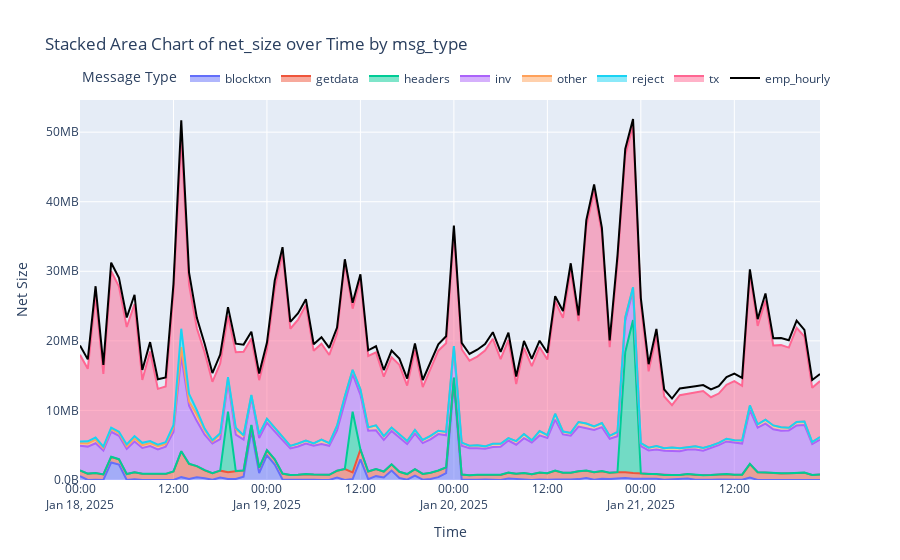

Notebook cell for this chart:
### Markdown cell above
## Out hourly (should peak near getrawaddrman?)

### Code cell
import plotly.express as px
import plotly.graph_objects as go

fig = px.area(
    dfs["est_hourly"],
    x="timestamp",
    y="inout",
    color="msg_type",
    title="Stacked Area Chart of net_size over Time by msg_type",
    labels={"net_size": "Net Size", "hour_groups": "Time", "msg_type": "Message Type"},
)

fig.add_trace(
    go.Scatter(
        x=dfs["emp_hourly"].index,
        y=dfs["emp_hourly"]["in"] + dfs["emp_hourly"]["out"],
        mode="lines",
        name="emp_hourly",
        line=dict(color="black", width=2),
    )
)

fig.update_layout(
    xaxis_title="Time",
    yaxis_title="Net Size",
    legend_title="Message Type",
    legend=dict(
        orientation="h",
        yanchor="bottom",
        y=1.02,
    ),
)
fig.update_yaxes(tickformat=".2s", ticksuffix="B")
fig.show()
